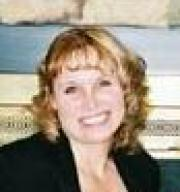
#> input picture 01_code/68pts_classifications/faces/file0005.jpg, 180 x 192 px, found by its file name; its folder holds 4 pictures in this run
$ jupyter execute --allow-errors cnn_preprocessing_modeling.ipynb   (shell and % lines are left out)   (older library calls are emulated)
#> lines starting #> are read from the running program, lines starting #| are printed output that depends on the picture
[cell 1]
import os
import numpy as np
import pandas as pd
from os.path import join as pjoin

import matplotlib.pyplot as plt
import cv2 as cv
from skimage.io import imshow, imread, imsave

import warnings
warnings.filterwarnings('ignore')

work_dir = './data'
file_path = './data/faces/'
label_data = './data/labels.csv'

[cell 2]
files = os.listdir(file_path)
files.sort()
f_names = pd.Series(files, dtype=str)

[cell 3]
labels = pd.read_csv(label_data)
#> (reads 01_code/01_dataset_GENKI_4K/data/labels.csv from the repository)

[cell 4]
labels.head()

[cell 5]
data = pd.DataFrame()#index=f_names)
data['file_name'] = f_names
for key in labels:
    data[key] = labels[key]

[cell 6]
data.head()

[cell 7]
data['path'] = file_path + data['file_name']

[cell 8]
data.to_csv('./data/face_index.csv', index=False)

## capture mouthes and save them

[cell 9]
import cv2 as cv
from skimage.io import imshow, imread, imsave

[cell 10]
# load classifiers
harr_face = cv.CascadeClassifier('haarcascade_frontalface_default.xml')
harr_mouth = cv.CascadeClassifier('haarcascade_mouth.xml')

# FACE: find the largest detected face as detected face
def find_max_square(squares, tag='square', verbose=0):
    max_square_size = 0
    max_square = []
    if len(squares) > 0:
        # squares: [0]: x; [1]: y; [2]: width; [3]: height
        for (x, y, w, h) in squares:
            if  w * h > max_square_size:
                max_square_size = w * h
                max_square = [x, y, w, h]

        if verbose > 0:
            if len(max_square) == 0: # did not detect face
                print('no %s found')# in %s' % (tag, img_path))
            else:
                print('find %s @ %s' % (tag, str(max_square)))
    return max_square

def find_lowest_square(squares, tag='square', verbose=0):
    max_y = 0
    lowest_square = []
    if len(squares) > 0:
        # squares: [0]: x; [1]: y; [2]: width; [3]: height
        for (x, y, w, h) in squares:
            if  y > max_y:
                max_y = y
                lowest_square = [x, y, w, h]

        if verbose > 0:
            if len(lowest_square) == 0: # did not detect face
                print('no %s found in')# %s' % (tag, img_path))
            else:
                print('find %s @ %s' % (tag, str(lowest_square)))

    return lowest_square

def find_mouth(img, is_square_face=False, is_square_mouth=False):
    # runing the classifiers
#     img = imread(img_path)
    gray = cv.cvtColor(img, cv.COLOR_BGR2GRAY)
    faces = harr_face.detectMultiScale(gray, 1.3, 5)
    max_face = find_max_square(faces, tag='face')
    # for (x, y, w, h) in faces:
    # img = cv.rectangle(img, (x,y), (x+w, y+h), (255,0,0), 2)
    if len(max_face) > 0:
        x, y, w, h = max_face
        face_gray = gray[y:y+h, x:x+w]
        face_color = img[y:y+h, x:x+w]
        if is_square_face:
            cv.rectangle(img, (x,y), (x+w, y+h), (255,0,0), 2)
    #     imshow(img)
        mouths = harr_mouth.detectMultiScale(face_gray)
        mouth = find_lowest_square(mouths, tag='mouth')
    #     for (mx, my, mw, mh) in mouths:
    #         cv.rectangle(roi_color, (mx,my), (mx+mw, my+mh), (0,255,0), 1)
    #         print(mx, my, mw, mh)
        if len(mouth) > 0:
            mx, my, mw, mh = mouth
            if is_square_mouth:
                cv.rectangle(face_color, (mx,my), (mx+mw, my+mh), (0,255,0), 1)
#             imshow(img)
            return x+mx, y+my, mw, mh
    return []

def img_generator(data):
    for i in range(len(data)):
        im_info = data.loc[i]
        path = os.path.join(file_path, im_info.file_name)
        yield path, im_info.is_smile

def get_partial(img, x, y, w, h):
    return img[y:y+h, x:x+w]

def check_creat_dir(save_path):
    dir_path = os.path.dirname(save_path)
    if not os.path.exists(dir_path):
        print('create folder... %s' % dir_path)
        os.makedirs(dir_path)

[cell 11]
def capture_mouth(img_path, is_smile, verbos=1):
    mouth_path = 'mouths'
    mouth_path_smile = 'smile'
    mouth_path_notsmile = 'notsmile'

#     img_path, is_smile = next(img_gen)

    img = imread(img_path)
    img = img.copy()
    mouth = find_mouth(img=img)

    if len(mouth) > 0:
        if verbos>0:
            print('find %s mouth in %s' % ('smile' if is_smile==1 else 'neutral', img_path))
        x, y, w, h = mouth
        mouth_img = get_partial(img, x, y, w, h)
        mouth_file_name = os.path.basename(img_path).replace('file', 'mouth')
        if is_smile == 1:
            save_path = os.path.join(work_dir, mouth_path,
                                     mouth_path_smile, mouth_file_name)
        else:
            save_path = os.path.join(work_dir, mouth_path,
                                     mouth_path_notsmile, mouth_file_name)
        if verbos>0:
            print('save img...')
        check_creat_dir(save_path)
        imsave(save_path, mouth_img)
#         cv.rectangle(img, (x, y), (x+w, y+h), (0,255,0), 1)
        check_creat_dir(img_path.replace('faces', 'tag_face'))
        imsave(img_path.replace('faces', 'tag_face'), img)
    else:
        if verbos>0:
            print('No mouth found in %s' % img_path)

[cell 12]
img_gen = img_generator(data)

[cell 13]
for img_path, is_smile in img_gen:
    try:
        capture_mouth(img_path, is_smile, verbos=0)
#> in capture_mouth, img is the input picture: shape (192, 180, 3); mean R, G, B 157.2, 146, 130.7
#> in find_mouth, `gray = cv.cvtColor(img, cv.COLOR_BGR2GRAY)`:
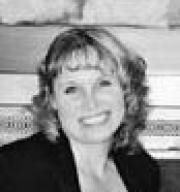
#> gray: shape (192, 180); min 0, max 254, mean 142.7
#> in find_mouth, `faces = harr_face.detectMultiScale(gray, 1.3, 5)`: faces = [[43, 53, 90, 90]]
#> the loop in find_max_square, `for (x, y, w, h) in squares:` made 1 pass
#> (x, y, w, h, max_square_size) on pass 1: (43, 53, 90, 90, 8100)
#> after the loop in find_max_square, `for (x, y, w, h) in squares:`: max_square_size = 8100
#> in find_mouth, `max_face = find_max_square(faces, tag='face')`: max_face = [43, 53, 90, 90]
#> in find_mouth, `x, y, w, h = max_face`: x = 43; y = 53; w = 90
#> in find_mouth, `face_gray = gray[y:y+h, x:x+w]`:
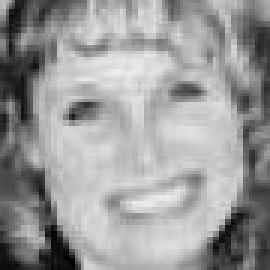
#> face_gray: shape (90, 90) (shown 3 times larger); min 1, max 239, mean 154.2
#> in find_mouth, `face_color = img[y:y+h, x:x+w]`:
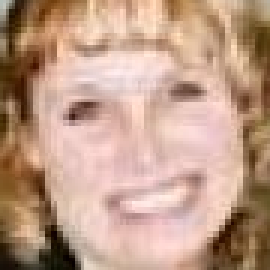
#> face_color: shape (90, 90, 3) (shown 3 times larger); mean R, G, B 191, 156.4, 136.1
#> in find_mouth, `mouths = harr_mouth.detectMultiScale(face_gray)`: mouths = [[31, 59, 36, 22]]
#> the loop in find_lowest_square, `for (x, y, w, h) in squares:` made 1 pass
#> (x, y, w, h, max_y) on pass 1: (31, 59, 36, 22, 59)
#> after the loop in find_lowest_square, `for (x, y, w, h) in squares:`: max_y = 59
#> in find_mouth, `mouth = find_lowest_square(mouths, tag='mouth')`: mouth = [31, 59, 36, 22]
#> in find_mouth, `mx, my, mw, mh = mouth`: mx = 31; my = 59; mw = 36; mh = 22
#> in capture_mouth, `mouth = find_mouth(img=img)`: mouth = (74, 112, 36, 22)
#> in capture_mouth, `x, y, w, h = mouth`: x = 74; y = 112; w = 36; h = 22
#> in get_partial, `return img[y:y+h, x:x+w]`:
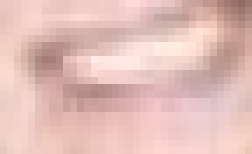
#> returned value: shape (22, 36, 3) (shown 7 times larger); mean of channels 0, 1, 2 227.2, 190.7, 185.5; drawn as R, G, B
    except:
        print(f"error found for {img_path}")
#> pass 2 of the loop `for img_path, is_smile in img_gen:`:
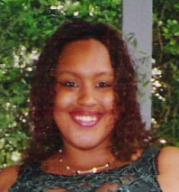
#> input picture 01_code/68pts_classifications/faces/file0022.jpg, 179 x 192 px, found by its file name
#> in capture_mouth, img is the input picture: shape (192, 179, 3); mean R, G, B 97.1, 78.9, 59.4
#> gray: shape (192, 179)
#> in find_mouth (call 2), `faces = harr_face.detectMultiScale(gray, 1.3, 5)`: faces = [[44, 53, 85, 85]]
#> the loop in find_max_square (call 2), `for (x, y, w, h) in squares:` made 1 pass
#> (x, y, w, h, max_square_size) on pass 1: (44, 53, 85, 85, 7225)
#> max_face = [44, 53, 85, 85]
#> in find_mouth (call 2), `x, y, w, h = max_face`: x = 44; w = 85
#> face_gray: shape (85, 85)
#> in find_mouth (call 2), `face_color = img[y:y+h, x:x+w]`:
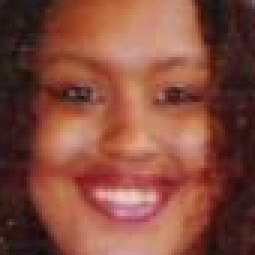
#> face_color: shape (85, 85, 3) (shown 3 times larger); mean R, G, B 132.5, 75.4, 61.1
#> mouths = [[10, 24, 30, 18], [20, 54, 45, 27]]
#> the loop in find_lowest_square (call 2), `for (x, y, w, h) in squares:` made 2 passes
#> (x, y, w, h, max_y) on passes 1 to 2: (10, 24, 30, 18, 24), (20, 54, 45, 27, 54)
#> in find_mouth (call 2), `mouth = find_lowest_square(mouths, tag='mouth')`: mouth = [20, 54, 45, 27]
#> mx = 20; my = 54; mw = 45; mh = 27
#> in capture_mouth (call 2), `mouth = find_mouth(img=img)`: mouth = (64, 107, 45, 27)
#> in capture_mouth (call 2), `x, y, w, h = mouth`: x = 64; y = 107; w = 45; h = 27
#> in get_partial (call 2), `return img[y:y+h, x:x+w]`:
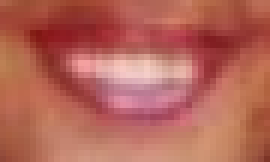
#> returned value: shape (27, 45, 3) (shown 6 times larger); mean of channels 0, 1, 2 180.7, 100.9, 88.3; drawn as R, G, B
#> pass 3 of the loop `for img_path, is_smile in img_gen:`:
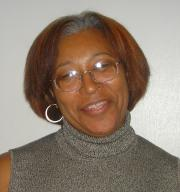
#> input picture 01_code/68pts_classifications/faces/file0065.jpg, 180 x 192 px, found by its file name
#> in capture_mouth, img is the input picture: shape (192, 180, 3); mean R, G, B 145.3, 129.2, 114.9
#> in find_mouth (call 3), `gray = cv.cvtColor(img, cv.COLOR_BGR2GRAY)`:
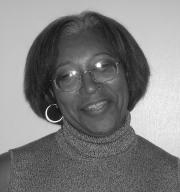
#> gray: shape (192, 180); min 5, max 255, mean 126.8
#> in find_mouth (call 3), `faces = harr_face.detectMultiScale(gray, 1.3, 5)`: faces = ()
#> max_face = []
#> the loop made 4 passes; the first 3 are shown

## from mouth & faces generate csv

[cell 14]
# ip, sm = next(img_gen)
# capture_mouth(ip, sm)

[cell 15]
tag_face_dir = pjoin(work_dir, 'tag_face')
#> tag_face_dir = './data/tag_face'
smile_mouth_dir = pjoin(work_dir, 'mouths', 'smile')
notsmile_mouth_dir = pjoin(work_dir, 'mouths', 'notsmile')
faces = os.listdir(tag_face_dir)
#> faces = []
smile_mouths = os.listdir(smile_mouth_dir)
#> (the rest of this cell did not finish here and is left out)

[cell 16]
pd_face = pd.DataFrame()
pd_sm = pd.DataFrame()
pd_nsm = pd.DataFrame()

[cell 17]
pd_face['path']=[pjoin(tag_face_dir, x) for x in faces]
pd_sm['mpath']=[pjoin(smile_mouth_dir, x) for x in smile_mouths]
#> (the rest of this cell did not finish here and is left out)

[cell 18]
pd_face['index'] = pd_face['path'].apply(lambda x: os.path.basename(x).replace('file', '').replace('.jpg', ''))
pd_sm['index'] = pd_sm['mpath'].apply(lambda x: os.path.basename(x).replace('mouth', '').replace('.jpg', ''))
#> (the rest of this cell did not finish here and is left out)

[cell 19]
pd_face.set_index('index', inplace=True)
pd_sm.set_index('index', inplace=True)
#> (the rest of this cell did not finish here and is left out)

#> (a cell that did not finish here is left out)

[cell 21]
pd_face = pd_face.sort_index()

#> (a cell that did not finish here is left out)

#### save data

[cell 23]
pd_face.to_csv('./data/face_mouth_data_index.csv', sep=',', quotechar='"')

[cell 24]
shapes = []
#> (the rest of this cell did not finish here and is left out)

#> (a cell that did not finish here is left out)

## pre-process mouth img. normalize

[cell 26]
from PIL import Image
WIDTH, HEIGHT = 48, 28 # all mouth images will be resized to the same size
dim = WIDTH * HEIGHT # dimension of feature vector

[cell 27]
def normalize_img(filename, is_grey=True, is_vectorize=False):
    size = WIDTH, HEIGHT # (width, height)
    im = Image.open(filename)
    resized_im = im.resize(size, Image.ANTIALIAS) # resize image
    result = np.array(resized_im)
    if is_grey:
        im_grey = resized_im.convert('L') # convert the image to *greyscale*
        im_array = np.array(im_grey) # convert to np array
        result = im_array
    if is_vectorize:
        oned_array = result.reshape(size[0] * size[1])
        result = oned_array
    return result#np.array(resized_im)#oned_array

[cell 28]
imgs = []
for i_index in range(len(pd_face)):
    img = normalize_img(pd_face.iloc[i_index].mpath, is_grey=True, is_vectorize=True)#False)
    imgs.append(img)
#     imshow(img)
#     print(pd_face.iloc[i_index])
imgs = np.array(imgs)

[cell 29]
pd_mouth_data = pd.DataFrame(imgs)

[cell 30]
# pd_mouth_data = pd_face.reset_index().join(pd_imgs_data, how='left')

[cell 31]
pd_mouth_data.to_csv('./data/face_mouth_data.csv', sep=',', quotechar='"')

## train model

[cell 32]
from sklearn.model_selection import train_test_split
from keras.utils.np_utils import to_categorical

from keras.models import Sequential
from keras.layers import Dense, Dropout, Flatten, Conv2D, MaxPool2D, BatchNormalization
from keras.optimizers import RMSprop
from keras.preprocessing.image import ImageDataGenerator
from keras.callbacks import ReduceLROnPlateau, EarlyStopping

from sklearn.preprocessing import normalize

[cell 33]
data_img_vec = pd_mouth_data.values

[cell 34]
data_img_vec = pd.read_csv('./data/face_mouth_data.csv', index_col=0)

[cell 35]
pd_face = pd.read_csv('./data/face_mouth_data_index.csv', index_col=0)
#> (reads 01_code/01_dataset_GENKI_4K/data/face_mouth_data_index.csv from the repository)
